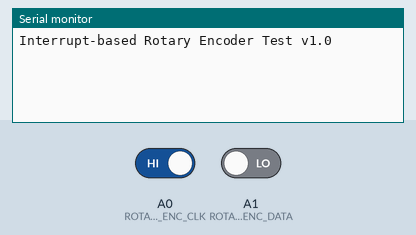
Bench run of a sketch on a simulated Arduino Uno, built with avr-gcc and run on an emulated ATmega328P. On the bench: the last lines printed to the serial monitor. Inputs (shaded band) come from the test bench; at power-on: A0 (ROTARY_ENC_CLK) HIGH, A1 (ROTARY_ENC_DATA) LOW.

Above: at 1.2 s.
1.3 s: A0 (ROTARY_ENC_CLK) driven LOW
At 2.0 s:
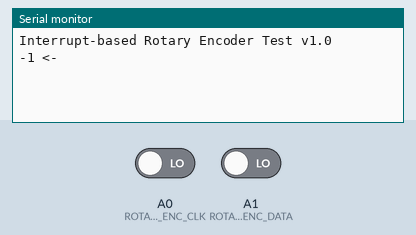
2.8 s: A0 (ROTARY_ENC_CLK) driven HIGH
At 3.2 s:
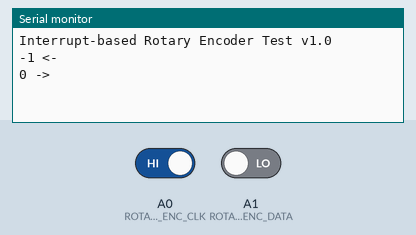

Measured:
- after the input at 1.3 s, the serial monitor: prints a new line at once (image 1)
- after the input at 2.8 s, the serial monitor: prints a new line at once (image 2)

The sketch:

rotary_encoder_int_test.ino
```cpp
// Sample code for the KY-040 Rotary Encoder
// Interrupt method (trigger a function every time the encoder signal changes)
//
// This example uses a "pin change" interrupt so we don't have to use pin 2 or 3 for "external" interrupts.
// It could also use the simpler "external" interrupt if pin 2 or 3 were available.

// To test, run the code and turn encoder shaft.

#include "PinChangeInt.h" // From https://github.com/GreyGnome/PinChangeInt

#define ROTARY_ENC_CLK    A0  // Turn the knob
#define ROTARY_ENC_DATA   A1
// #define ROTARY_ENC_SWITCH A2  // Not used in this test

bool clockwise = true;
int encoderTicks = 0;
int lastClkState = 0;
bool newInformation = false;

void setup() {
  Serial.begin( 115200 );
  Serial.println( "Interrupt-based Rotary Encoder Test v1.0" );
  pinMode(ROTARY_ENC_CLK, INPUT);
  pinMode(ROTARY_ENC_DATA, INPUT);
  PCintPort::attachInterrupt(ROTARY_ENC_CLK, encoderTicked, CHANGE);

  lastClkState = digitalRead(ROTARY_ENC_CLK);
}

void loop() {
  if(newInformation) {
    newInformation = false;

    // Print the encoder ticks, direction (+ = clockwise) and switch state
    Serial.print(encoderTicks);
    if(clockwise) {
      Serial.println(" ->");
    }
    else {
      Serial.println(" <-");
    }
  }
}

// This is the encoder's Interrupt Service Routine (ISR)
// IMPORTANT:  Do as little as possible in an ISR because everything else in your
//             Arduino is stopped while you are in here.
void encoderTicked() {
  // The encoder pin has transitioned from high->low or low->high.
  // Check which direction
  if(digitalRead(ROTARY_ENC_DATA) != digitalRead(ROTARY_ENC_CLK)) {
    // CLK pin changed first so we're turning clockwise
    encoderTicks++;
    clockwise = true;
  }
  else {
    encoderTicks--;
    clockwise = false;
  }
  newInformation = true;
}
```
